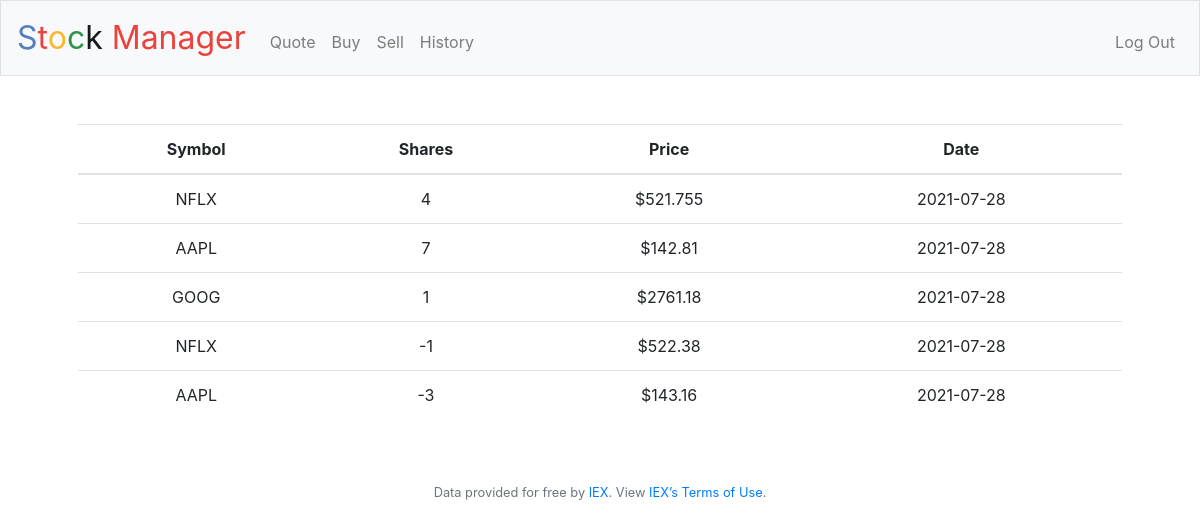
The page /history (signed in) on the database its author committed.
### tables this page shows
CREATE TABLE transactions (id INTEGER PRIMARY KEY, symbol TEXT NOT NULL, name TEXT NOT NULL, shares INTEGER NOT NULL, price NUMERIC NOT NULL, date DATE NOT NULL, user_id INTEGER, 'type' char(4), FOREIGN KEY (user_id) REFERENCES users(id));

### application.py (the view)
@app.route("/history")
@login_required
def history():
    transactions = db.execute("SELECT * FROM transactions WHERE user_id = (?)", session["user_id"])
    return render_template("history.html", transactions=transactions)
    return apology("TODO")

### application.py (called while the page is built)
@app.after_request
def after_request(response):
    response.headers["Cache-Control"] = "no-cache, no-store, must-revalidate"
    response.headers["Expires"] = 0
    response.headers["Pragma"] = "no-cache"
    return response

### helpers.py (called while the page is built)
def login_required(f):
    @wraps(f)
    def decorated_function(*args, **kwargs):
        if session.get("user_id") is None:
            return redirect("/login")
        return f(*args, **kwargs)
    return decorated_function

### templates/history.html (shortened to what this page needs)
{% extends "layout.html" %}
{% block main %}
    <table class="table table striped">
        <thead>
            <tr>
                <th>Symbol</th>
                <th>Shares</th>
                <th>Price</th>
                <th>Date</th>
            </tr>
        </thead>
        <tbody>
            {% for row in transactions %}
                <tr>
                    <td>{{ row.symbol }}</td>
                    <td>{{ row.shares }}</td>
                    <td>${{ row.price }}</td>
                    <td>{{ row.date }}</td>
                </tr>
            {% endfor %}
        </tbody>
    </table>
{% endblock %}

### rows shown on the page
transactions: symbol "NFLX", shares "4", price "521.755", date "2021-07-28"
transactions: symbol "AAPL", shares "7", price "142.81", date "2021-07-28"
transactions: symbol "GOOG", shares "1", price "2761.18", date "2021-07-28"
transactions: symbol "NFLX", shares "-1", price "522.38", date "2021-07-28"
transactions: symbol "AAPL", shares "-3", price "143.16", date "2021-07-28"
